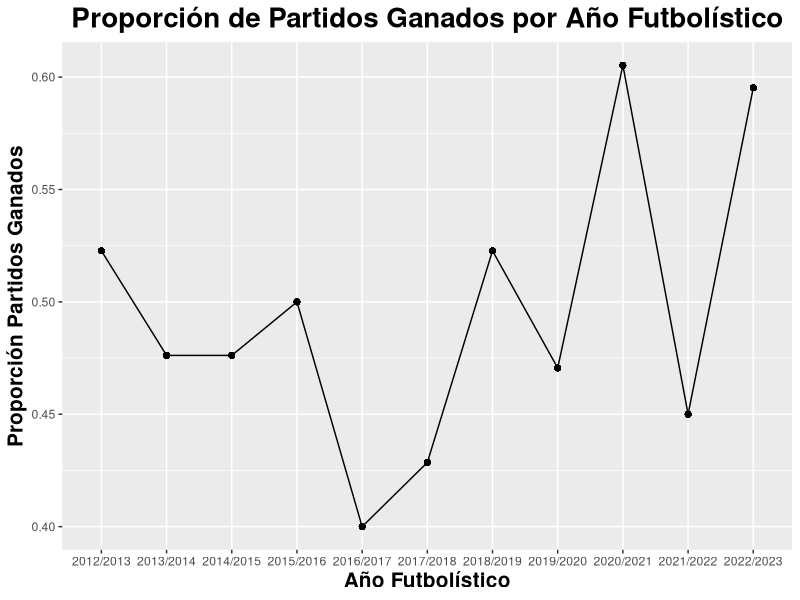
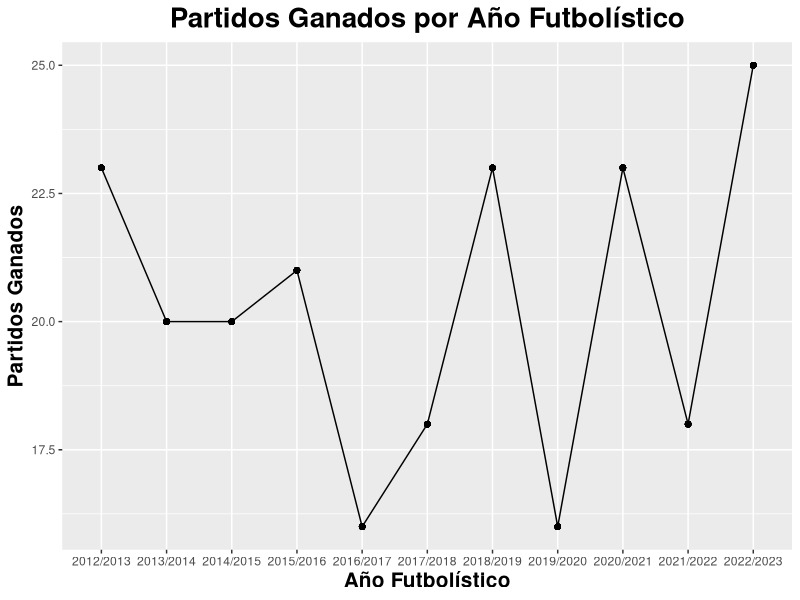
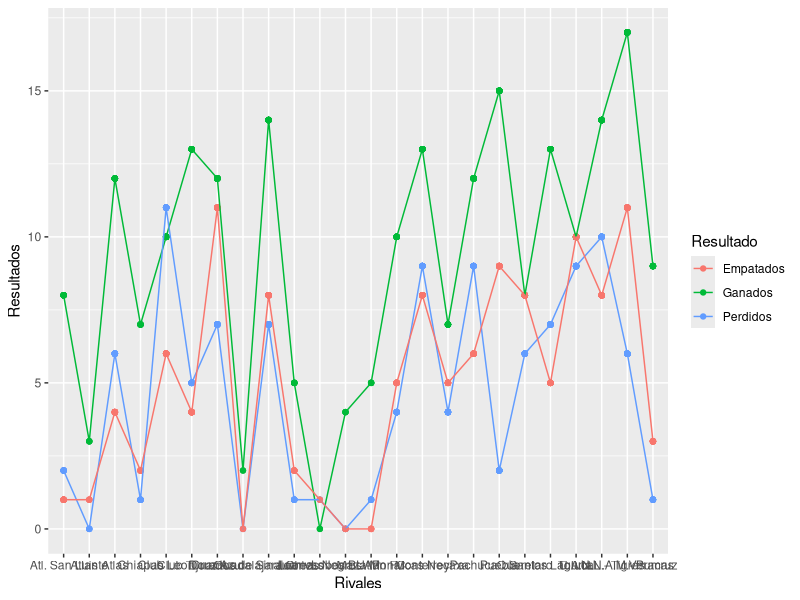
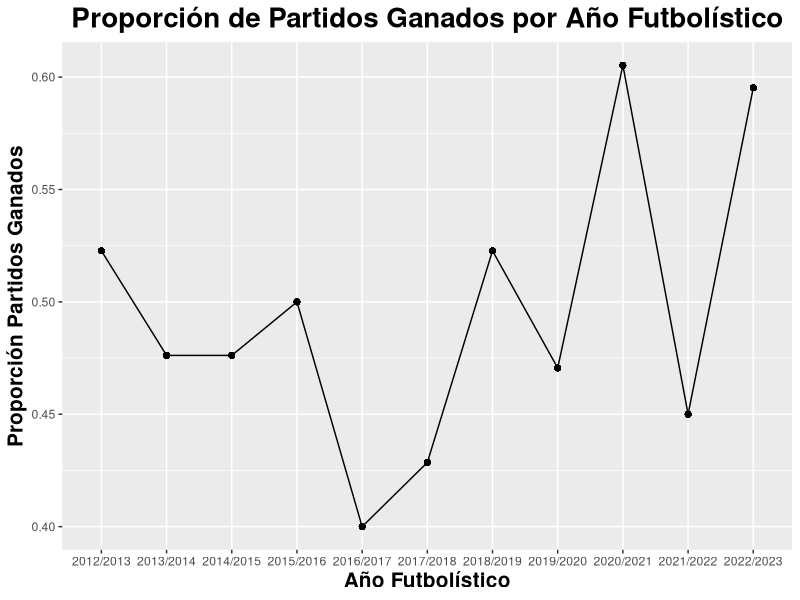
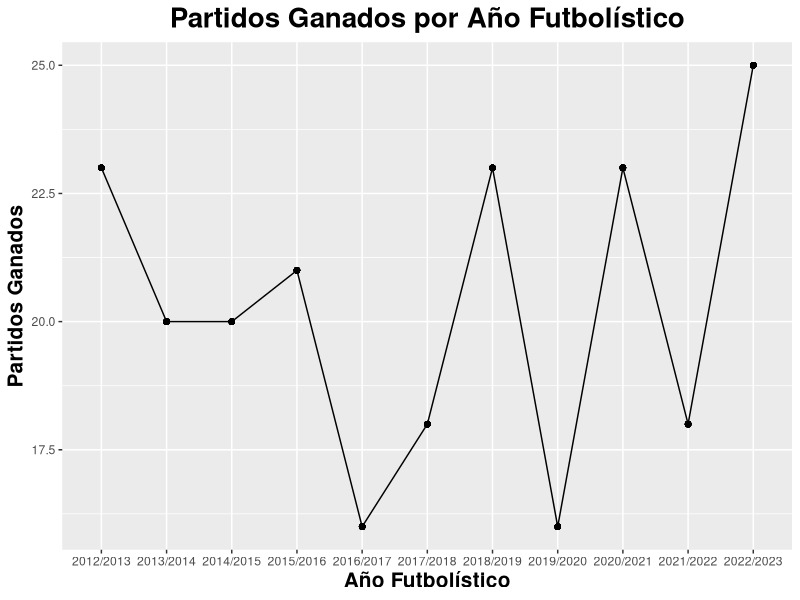

R code for these plots, in order:
#El presente proyecto tiene como objetivo explorar los
#Resultados del Club América del año 2013 al 2023

library(data.table)
library (tidyverse)
library(ggplot2)

setwd("~/GitHub/CAFC")

#america <- read.csv("America_Data.csv", header= TRUE, sep=",")
#Las siguientes lineas extraen la data del america se pueden usar para
#Extraer la data de otros equipos del CSV MEX
Data <- read.csv("MEX.csv", header= TRUE, sep=",")
america <- filter(Data, Home == "Club America" | Away == "Club America")
america <- select(america, Season, Date, Home, Away, HG, AG, Res )                  
write.csv(america, "America_Data.csv", row.names = F)

#La siguinete linea regresa si el club jugó local o visitante
america <- america %>% 
  mutate(HorA=as.character(ifelse(america$Home=="Club America", "H", "A")))

#Esta linea regresa si ganó, perdió o empató el juego 

america <- america %>%
  mutate(Resultado=as.character(ifelse(america$HorA==america$Res,"G",
                                     ifelse(america$Res=="D","E", "P"))))

#Las siguientes lineas regresan columnas señalando los juegos G, E, P

america <- america %>%
  mutate(Ganados=as.numeric(ifelse(america$Resultado=="G", 1, 0)))
america <- america %>%
  mutate(Perdidos=as.numeric(ifelse(america$Resultado=="P", 1, 0)))
america <- america %>%
  mutate(Empatados=as.numeric(ifelse(america$Resultado=="E", 1, 0)))

#Las siguinete linea regresa una columna con el rival 

america <- america %>%
  mutate(Rival=as.character(ifelse(america$Home=="Club America", 
                                   america$Away, america$Home)))
#Las siguientes lineas crean una variable con los partidos ganados
#por año futbolistico 

america <- america %>%
  group_by(Season) %>% 
  mutate(JuGan=sum(Ganados)) 

#Las siguientes lineas crean una variable con los partidos ganados
#por rival 

america <- america %>%
  group_by(Rival) %>% 
  mutate(JuGanRival=sum(Ganados)) 

#Las siguientes lineas crean una variable con los partidos Perdidos
#por rival 

america <- america %>%
  group_by(Rival) %>% 
  mutate(JuPerRival=sum(Perdidos)) 

#Las siguientes lineas crean una variable con los partidos Perdidos
#por rival 

america <- america %>%
  group_by(Rival) %>% 
  mutate(JuEmpRival=sum(Empatados)) 

#Las siguientes lineas crean una variable con partidos jugados por rival

america <- america %>%
  group_by(Rival) %>% 
  mutate(JuePorRiv= n ()) 

#Las siguientes lineas crean una variable con el total de juegos jugados por 
#año futbolistico 
america <- america %>%
  group_by(Season) %>% 
  mutate(JueJu = n()) 
#La siguiente linea calcula la proporcion de juegos ganados 

america <- america %>%
  group_by(Season) %>% 
  mutate(PPganados = JuGan / JueJu)

#------------------------------------------------------------------------------#
#############--En Esta sección se encuentran los graficos--##################### 

#Las siguientes lineas crean un grafico de la proporcion de partidos ganados 
#en cada año futbolistico.
Plot_PPganados <- ggplot(america, aes(x=Season, y=PPganados, group=1))+
  ggtitle("Proporción de Partidos Ganados por Año Futbolístico")+
  theme(plot.title=element_text(size=20, face='bold', color='Black',hjust=0.5),
        axis.title.x=element_text(size=15, face='bold', color='Black'),
        axis.title.y=element_text(size=15, face='bold', color='Black'))+
  xlab('Año Futbolístico') +
  ylab('Proporción Partidos Ganados')+
  geom_line()+
  geom_point()

Plot_PPganados
ggsave(filename = "Plot_PPganados.pdf",
       width =40 , height = 20, units = "cm", dpi = 600)


#Las siguientes lineas crean un grafico de los partidos ganados 
#en cada año futbolistico.
Plot_JuGan <- ggplot(america, aes(x=Season, y=JuGan, group=1))+
  ggtitle("Partidos Ganados por Año Futbolístico")+
  theme(plot.title=element_text(size=20, face='bold', color='Black',hjust=0.5),
        axis.title.x=element_text(size=15, face='bold', color='Black'),
        axis.title.y=element_text(size=15, face='bold', color='Black'))+
  xlab('Año Futbolístico') +
  ylab('Partidos Ganados')+
  geom_line()+
  geom_point()

Plot_JuGan
ggsave(filename = "Plot_JuGan.pdf",
      width =40 , height = 20, units = "cm", dpi = 600)

#Las siguientes lineas crean un grafico de los partidos ganados 
#en cada año futbolistico. 

# Ordenar el conjunto de datos por la columna Rival
america <- america[order(america$Rival),]

# Graficar utilizando ggplot2
Plot_Equipos <- ggplot(america, aes(x = Rival,  group=1)) +
  geom_point(aes(y = JuGanRival, color = "Ganados")) +
  geom_point(aes(y = JuPerRival, color = "Perdidos")) +
  geom_point(aes(y = JuEmpRival, color = "Empatados")) +
  geom_line(aes(y = JuGanRival, color = "Ganados")) +
  geom_line(aes(y = JuPerRival, color = "Perdidos")) +
  geom_line(aes(y = JuEmpRival, color = "Empatados")) +
  labs(x = "Rivales", y = "Resultados", color = "Resultado") 
Plot_Equipos

